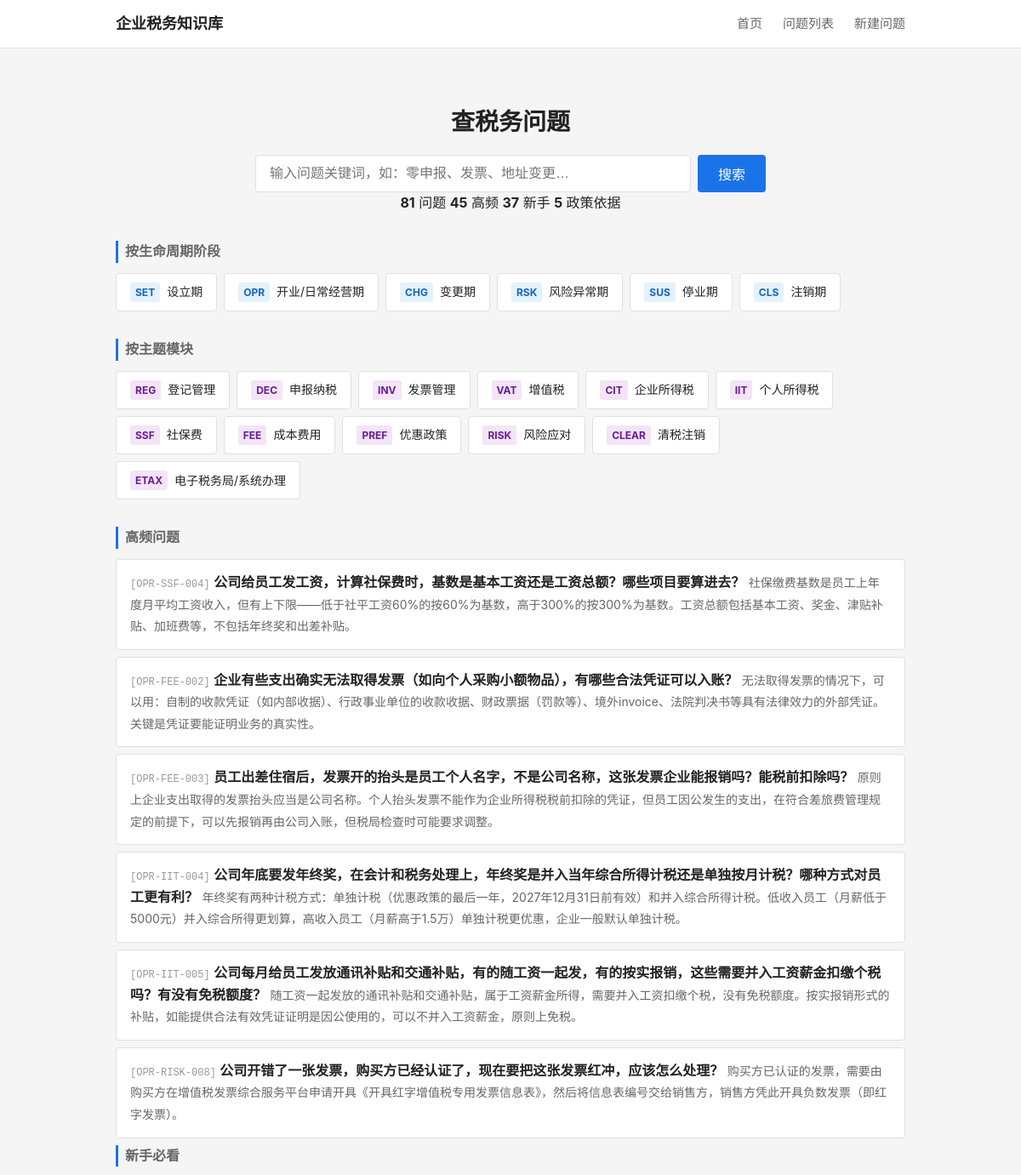
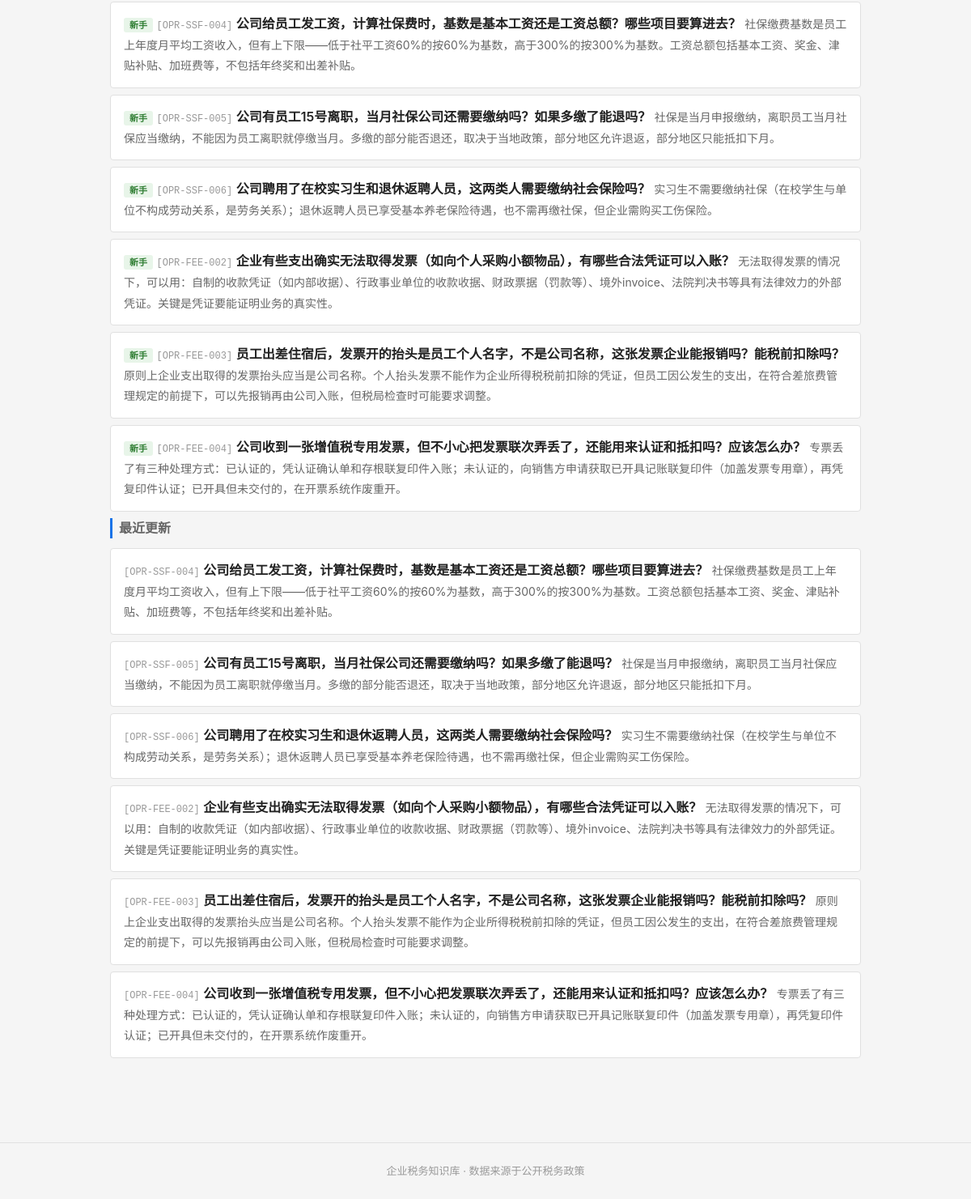
Before: / with the older database file (2 pictures, top to bottom).
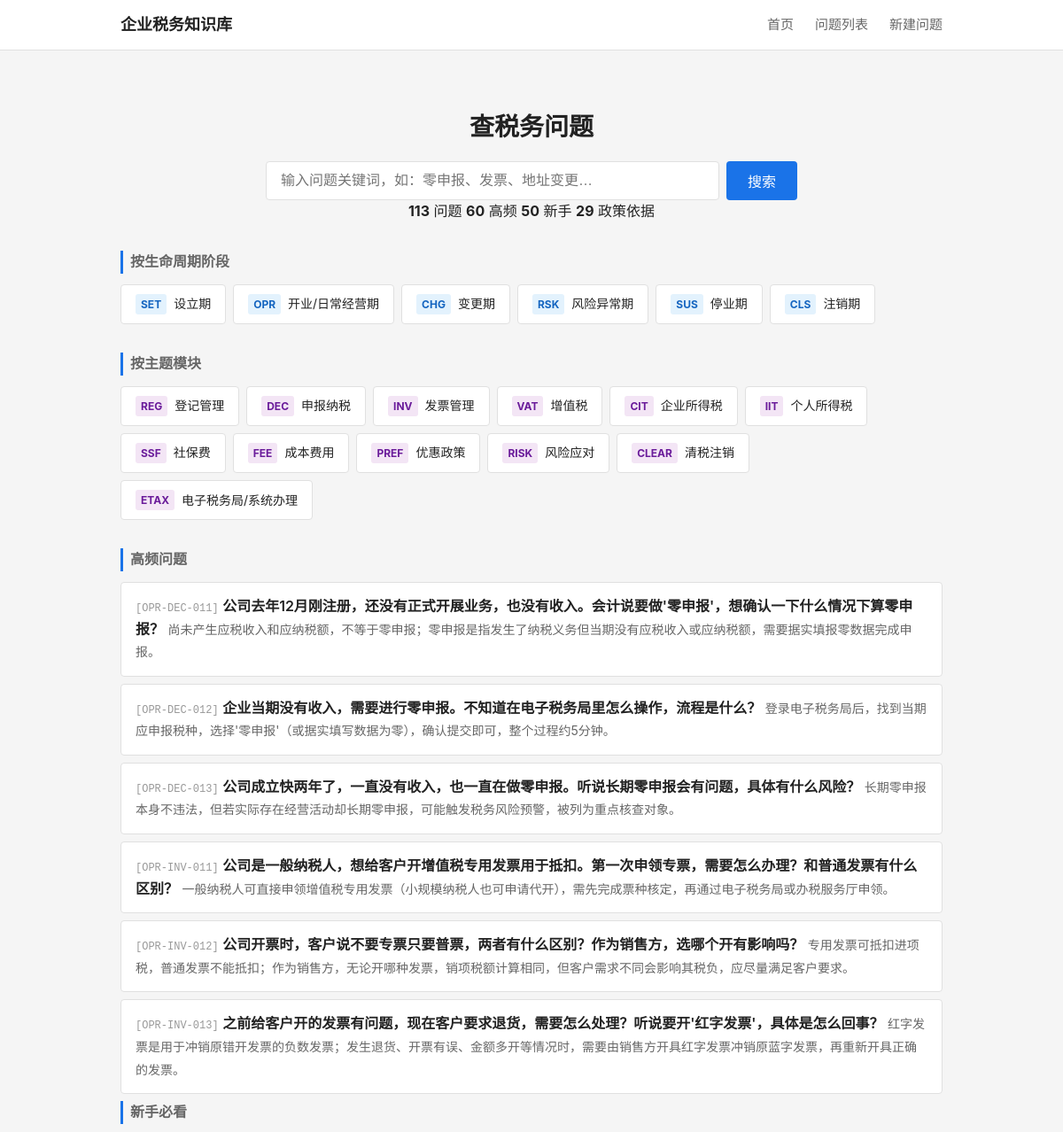
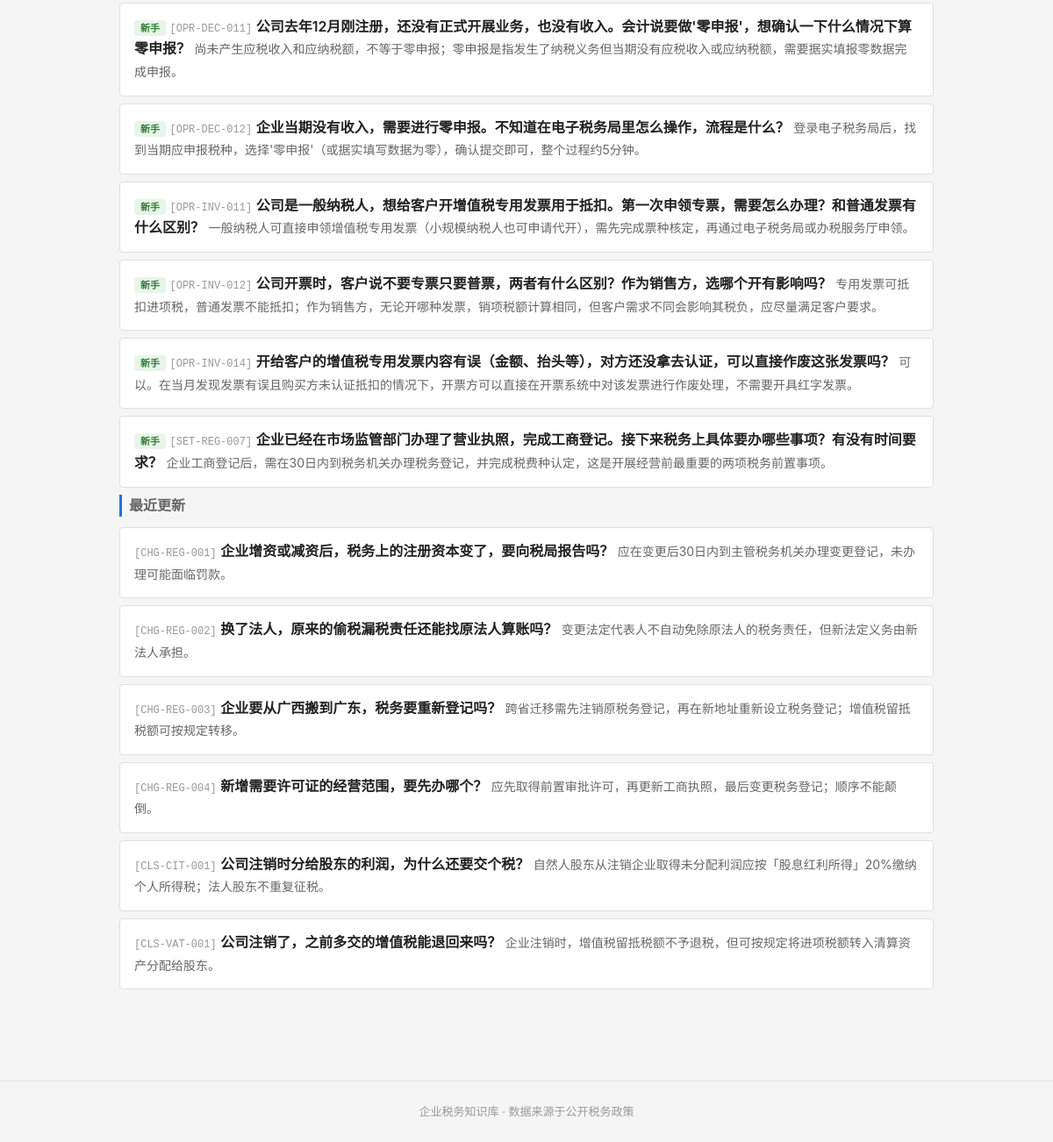
After: the same page with the newer database file (2 pictures, top to bottom).
### tables this page shows
CREATE TABLE tag_dict (
    id              INTEGER PRIMARY KEY AUTOINCREMENT,
    tag_code        TEXT NOT NULL UNIQUE,
    tag_name        TEXT NOT NULL,
    tag_category    TEXT,
    parent_id       INTEGER,
    display_order   INTEGER NOT NULL DEFAULT 1,
    status          TEXT NOT NULL DEFAULT 'active',

    FOREIGN KEY (parent_id) REFERENCES tag_dict(id) ON DELETE SET NULL
);

CREATE TABLE question_master (
    id              INTEGER PRIMARY KEY AUTOINCREMENT,
    question_code   TEXT NOT NULL UNIQUE,
    question_title  TEXT NOT NULL,
    question_plain  TEXT NOT NULL,

    -- 分类
    stage_code      TEXT NOT NULL,
    module_code     TEXT NOT NULL,
    question_type   TEXT NOT NULL,

    -- 答案
    one_line_answer TEXT NOT NULL,
    detailed_answer TEXT,
    core_definition TEXT,

    -- 条件与边界
    applicable_conditions TEXT,
    exceptions_boundary   TEXT,

    -- 实务
    practical_steps TEXT,
    risk_warning    TEXT,

    -- 适用范围
    scope_level     TEXT NOT NULL DEFAULT 'scope_national',
    local_region    TEXT,

    -- 确定性
    answer_certainty TEXT NOT NULL DEFAULT 'certain_clear',

    -- 元数据
    keywords        TEXT,
    high_frequency_flag INTEGER NOT NULL DEFAULT 0,
    newbie_flag     INTEGER NOT NULL DEFAULT 0,

    -- 版本管理
    status          TEXT NOT NULL DEFAULT 'draft',
    version_no      INTEGER NOT NULL DEFAULT 1,

    -- 审计字段
    created_at      TEXT NOT NULL DEFAULT (datetime('now')),
    updated_at      TEXT NOT NULL DEFAULT (datetime('now'))
);

### backend/app.py (the view)
    @app.route('/')
    def index():
        from services.question_service import QuestionService
        svc = QuestionService()
        stages = svc.get_stages()
        modules = svc.get_modules()
        high_freq = svc.get_high_frequency(limit=6)
        newbie = svc.get_newbie(limit=6)
        recent = svc.get_recent_updates(limit=6)
        stats = svc.get_stats()
        return render_template('index.html',
                               stages=stages, modules=modules,
                               high_freq=high_freq, newbie=newbie, recent=recent,
                               stats=stats)

### backend/services/question_service.py (called while the page is built)
    def _query(self, sql, params=None):
        conn = sqlite3.connect(self.db_path)
        conn.execute("PRAGMA foreign_keys = ON")
        conn.row_factory = sqlite3.Row
        cur = conn.cursor()
        if params:
            cur.execute(sql, params)
        else:
            cur.execute(sql)
        rows = cur.fetchall()
        conn.close()
        return [dict(r) for r in rows]

    def get_stages(self):
        return self._query("""
            SELECT tag_code, tag_name
            FROM tag_dict
            WHERE tag_category = 'stage'
            ORDER BY display_order
        """)

    def get_modules(self):
        return self._query("""
            SELECT tag_code, tag_name
            FROM tag_dict
            WHERE tag_category = 'module'
            ORDER BY display_order
        """)

    def get_high_frequency(self, limit=10):
        return self._query("""
            SELECT question_code, question_plain, question_title, one_line_answer, stage_code
            FROM question_master
            WHERE status = 'active' AND high_frequency_flag = 1
            ORDER BY updated_at DESC
            LIMIT ?
        """, (limit,))

### frontend/templates/index.html (shortened to what this page needs)
{% extends "base.html" %}
{% block main %}
<section class="search-section">
    <h1>查税务问题</h1>
    <form action="/questions" method="get" class="search-form">
        <input type="text" name="keyword" placeholder="输入问题关键词，如：零申报、发票、地址变更…" class="search-input">
        <button type="submit" class="search-btn">搜索</button>
    </form>
    {% if stats %}
    <div class="stats-bar">
        <span><strong>{{ stats.total_questions }}</strong> 问题</span>
        <span><strong>{{ stats.total_hf }}</strong> 高频</span>
        <span><strong>{{ stats.total_newbie }}</strong> 新手</span>
        <span><strong>{{ stats.total_policies }}</strong> 政策依据</span>
    </div>
    {% endif %}
</section>
<section class="nav-section">
    <h2 class="section-title">按生命周期阶段</h2>
    <div class="card-grid stage-grid">
        {% for s in stages %}
        <a href="/questions?stage={{ s.tag_code }}" class="card card-stage">
            <span class="card-code">{{ s.tag_code }}</span>
            <span class="card-name">{{ s.tag_name }}</span>
        </a>
        {% endfor %}
    </div>
</section>
<section class="nav-section">
    <h2 class="section-title">按主题模块</h2>
    <div class="card-grid module-grid">
        {% for m in modules %}
        <a href="/questions?module={{ m.tag_code }}" class="card card-module">
            <span class="card-code">{{ m.tag_code }}</span>
            <span class="card-name">{{ m.tag_name }}</span>
        </a>
        {% endfor %}
    </div>
</section>
{% if high_freq %}
<section class="list-section">
    <h2 class="section-title">高频问题</h2>
    <ul class="question-list">
        {% for q in high_freq %}
        <li class="question-item">
            <a href="/question/{{ q.question_code }}" class="question-link">
                <span class="q-code">[{{ q.question_code }}]</span>
                <span class="q-title">{{ q.question_plain }}</span>
                <span class="q-answer">{{ q.one_line_answer }}</span>
            </a>
        </li>
        {% endfor %}
    </ul>
</section>
{% endif %}
{% if newbie %}
<section class="list-section">
    <h2 class="section-title">新手必看</h2>
    <ul class="question-list">
        {% for q in newbie %}
        <li class="question-item">
            <a href="/question/{{ q.question_code }}" class="question-link">
                <span class="q-badge newbie">新手</span>
                <span class="q-code">[{{ q.question_code }}]</span>
                <span class="q-title">{{ q.question_plain }}</span>
                <span class="q-answer">{{ q.one_line_answer }}</span>
            </a>
        </li>
        {% endfor %}
    </ul>
</section>
{% endif %}
{% if recent %}
<section class="list-section">
    <h2 class="section-title">最近更新</h2>
    <ul class="question-list">
        {% for q in recent %}
        <li class="question-item">
            <a href="/question/{{ q.question_code }}" class="question-link">
                <span class="q-code">[{{ q.question_code }}]</span>
                <span class="q-title">{{ q.question_plain }}</span>
                <span class="q-answer">{{ q.one_line_answer }}</span>
            </a>
        </li>
        {% endfor %}
    </ul>
</section>
{% endif %}
{% endblock %}

Changed rows visible on the page:
no longer on this page (row unchanged): question_master: question_code "OPR-SSF-004", question_plain "公司给员工发工资，计算社保费时，基数是基本工资还是工资总额？哪些项目要算进去？", one_line_answer "社保缴费基数是员工上年度月平均工资收入，但有上下限——低于社平工资60%的按60%为基数，高于300%的按300%为基数。工资总额包括基本工资、奖金、津贴补贴、加班费等，不包括年终奖和出差补贴。"
no longer on this page (row unchanged): question_master: question_code "OPR-FEE-002", question_plain "企业有些支出确实无法取得发票（如向个人采购小额物品），有哪些合法凭证可以入账？", one_line_answer "无法取得发票的情况下，可以用：自制的收款凭证（如内部收据）、行政事业单位的收款收据、财政票据（罚款等）、境外invoice、法院判决书等具有法律效力的外部凭证。关键是凭证要能证明业务的真实性。"
no longer on this page (row unchanged): question_master: question_code "OPR-FEE-003", question_plain "员工出差住宿后，发票开的抬头是员工个人名字，不是公司名称，这张发票企业能报销吗？能税前扣除吗？", one_line_answer "原则上企业支出取得的发票抬头应当是公司名称。个人抬头发票不能作为企业所得税税前扣除的凭证，但员工因公发生的支出，在符合差旅费管理规定的前提下，可以先报销再由公司入账，但税局检查时可能要求调整。"
no longer on this page (row unchanged): question_master: question_code "OPR-IIT-004", question_plain "公司年底要发年终奖，在会计和税务处理上，年终奖是并入当年综合所得计税还是单独按月计税？哪种方式对员工更有利？", one_line_answer "年终奖有两种计税方式：单独计税（优惠政策的最后一年，2027年12月31日前有效）和并入综合所得计税。低收入员工（月薪低于5000元）并入综合所得更划算，高收入员工（月薪高于1.5万）单独计税更优惠，企业一般默认单独计税。", shown under "高频问题"
no longer on this page (row unchanged): question_master: question_code "OPR-IIT-005", question_plain "公司每月给员工发放通讯补贴和交通补贴，有的随工资一起发，有的按实报销，这些需要并入工资薪金扣缴个税吗？有没有免税额度？", one_line_answer "随工资一起发放的通讯补贴和交通补贴，属于工资薪金所得，需要并入工资扣缴个税，没有免税额度。按实报销形式的补贴，如能提供合法有效凭证证明是因公使用的，可以不并入工资薪金，原则上免税。", shown under "高频问题"
no longer on this page (row unchanged): question_master: question_code "OPR-RISK-008", question_plain "公司开错了一张发票，购买方已经认证了，现在要把这张发票红冲，应该怎么处理？", one_line_answer "购买方已认证的发票，需要由购买方在增值税发票综合服务平台申请开具《开具红字增值税专用发票信息表》，然后将信息表编号交给销售方，销售方凭此开具负数发票（即红字发票）。", shown under "高频问题"
no longer on this page (row unchanged): question_master: question_code "OPR-SSF-005", question_plain "公司有员工15号离职，当月社保公司还需要缴纳吗？如果多缴了能退吗？", one_line_answer "社保是当月申报缴纳，离职员工当月社保应当缴纳，不能因为员工离职就停缴当月。多缴的部分能否退还，取决于当地政策，部分地区允许退返，部分地区只能抵扣下月。"
no longer on this page (row unchanged): question_master: question_code "OPR-SSF-006", question_plain "公司聘用了在校实习生和退休返聘人员，这两类人需要缴纳社会保险吗？", one_line_answer "实习生不需要缴纳社保（在校学生与单位不构成劳动关系，是劳务关系）；退休返聘人员已享受基本养老保险待遇，也不需再缴社保，但企业需购买工伤保险。"
no longer on this page (row unchanged): question_master: question_code "OPR-FEE-004", question_plain "公司收到一张增值税专用发票，但不小心把发票联次弄丢了，还能用来认证和抵扣吗？应该怎么办？", one_line_answer "专票丢了有三种处理方式：已认证的，凭认证确认单和存根联复印件入账；未认证的，向销售方申请获取已开具记账联复印件（加盖发票专用章），再凭复印件认证；已开具但未交付的，在开票系统作废重开。"
added question_master: question_code "OPR-DEC-011", question_plain "公司去年12月刚注册，还没有正式开展业务，也没有收入。会计说要做'零申报'，想确认一下什么情况下算零申报？", one_line_answer "尚未产生应税收入和应纳税额，不等于零申报；零申报是指发生了纳税义务但当期没有应税收入或应纳税额，需要据实填报零数据完成申报。"
added question_master: question_code "OPR-DEC-012", question_plain "企业当期没有收入，需要进行零申报。不知道在电子税务局里怎么操作，流程是什么？", one_line_answer "登录电子税务局后，找到当期应申报税种，选择'零申报'（或据实填写数据为零），确认提交即可，整个过程约5分钟。"
added question_master: question_code "OPR-DEC-013", question_plain "公司成立快两年了，一直没有收入，也一直在做零申报。听说长期零申报会有问题，具体有什么风险？", one_line_answer "长期零申报本身不违法，但若实际存在经营活动却长期零申报，可能触发税务风险预警，被列为重点核查对象。", shown under "高频问题"
added question_master: question_code "OPR-INV-011", question_plain "公司是一般纳税人，想给客户开增值税专用发票用于抵扣。第一次申领专票，需要怎么办理？和普通发票有什么区别？", one_line_answer "一般纳税人可直接申领增值税专用发票（小规模纳税人也可申请代开），需先完成票种核定，再通过电子税务局或办税服务厅申领。"
added question_master: question_code "OPR-INV-012", question_plain "公司开票时，客户说不要专票只要普票，两者有什么区别？作为销售方，选哪个开有影响吗？", one_line_answer "专用发票可抵扣进项税，普通发票不能抵扣；作为销售方，无论开哪种发票，销项税额计算相同，但客户需求不同会影响其税负，应尽量满足客户要求。"
added question_master: question_code "OPR-INV-013", question_plain "之前给客户开的发票有问题，现在客户要求退货，需要怎么处理？听说要开'红字发票'，具体是怎么回事？", one_line_answer "红字发票是用于冲销原错开发票的负数发票；发生退货、开票有误、金额多开等情况时，需要由销售方开具红字发票冲销原蓝字发票，再重新开具正确的发票。", shown under "高频问题"
added question_master: question_code "OPR-INV-014", question_plain "开给客户的增值税专用发票内容有误（金额、抬头等），对方还没拿去认证，可以直接作废这张发票吗？", one_line_answer "可以。在当月发现发票有误且购买方未认证抵扣的情况下，开票方可以直接在开票系统中对该发票进行作废处理，不需要开具红字发票。", shown under "新手必看"
added question_master: question_code "SET-REG-007", question_plain "企业已经在市场监管部门办理了营业执照，完成工商登记。接下来税务上具体要办哪些事项？有没有时间要求？", one_line_answer "企业工商登记后，需在30日内到税务机关办理税务登记，并完成税费种认定，这是开展经营前最重要的两项税务前置事项。", shown under "新手必看"
added question_master: question_code "CHG-REG-001", question_plain "企业增资或减资后，税务上的注册资本变了，要向税局报告吗？", one_line_answer "应在变更后30日内到主管税务机关办理变更登记，未办理可能面临罚款。", shown under "最近更新"
added question_master: question_code "CHG-REG-002", question_plain "换了法人，原来的偷税漏税责任还能找原法人算账吗？", one_line_answer "变更法定代表人不自动免除原法人的税务责任，但新法定义务由新法人承担。", shown under "最近更新"
added question_master: question_code "CHG-REG-003", question_plain "企业要从广西搬到广东，税务要重新登记吗？", one_line_answer "跨省迁移需先注销原税务登记，再在新地址重新设立税务登记；增值税留抵税额可按规定转移。", shown under "最近更新"
added question_master: question_code "CHG-REG-004", question_plain "新增需要许可证的经营范围，要先办哪个？", one_line_answer "应先取得前置审批许可，再更新工商执照，最后变更税务登记；顺序不能颠倒。", shown under "最近更新"
added question_master: question_code "CLS-CIT-001", question_plain "公司注销时分给股东的利润，为什么还要交个税？", one_line_answer "自然人股东从注销企业取得未分配利润应按「股息红利所得」20%缴纳个人所得税；法人股东不重复征税。", shown under "最近更新"
added question_master: question_code "CLS-VAT-001", question_plain "公司注销了，之前多交的增值税能退回来吗？", one_line_answer "企业注销时，增值税留抵税额不予退税，但可按规定将进项税额转入清算资产分配给股东。", shown under "最近更新"
Other visible differences:
{{ stats.total_questions }}: "81" → "113"
{{ stats.total_hf }}: "45" → "60"
{{ stats.total_newbie }}: "37" → "50"
{{ stats.total_policies }}: "5" → "29"
